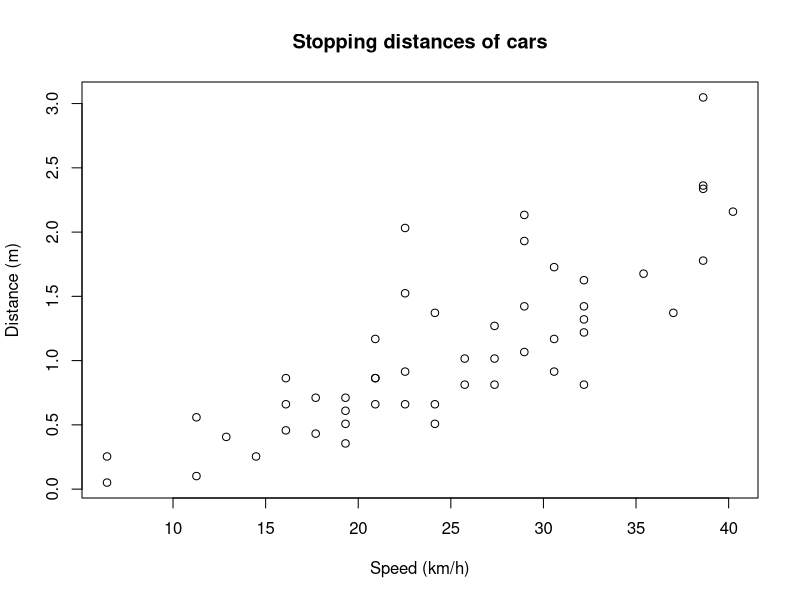
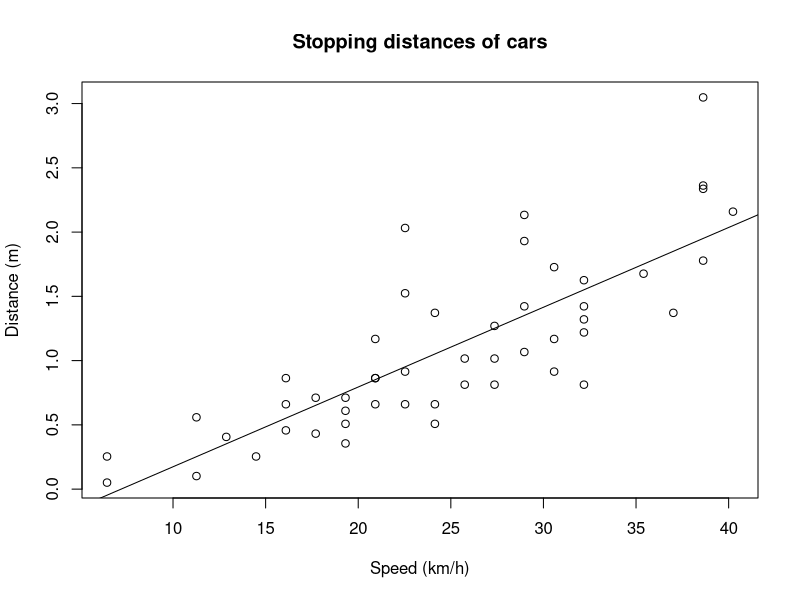
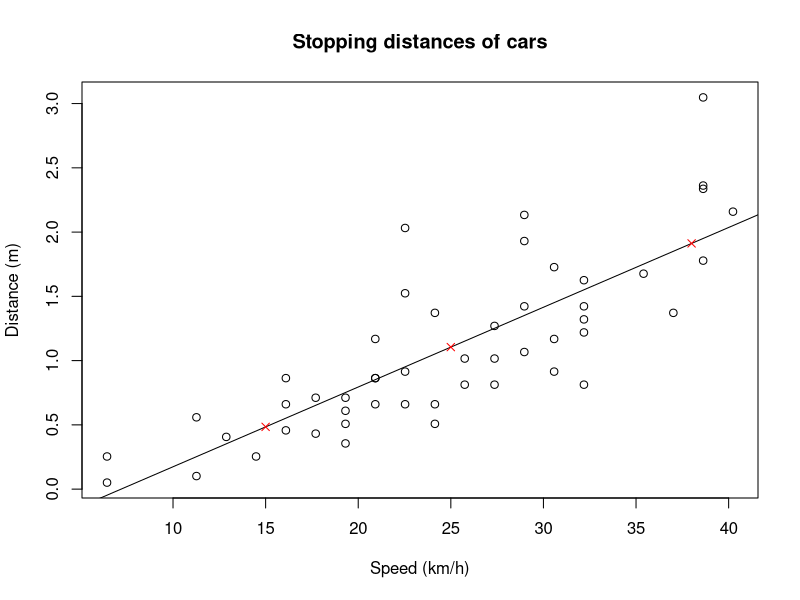
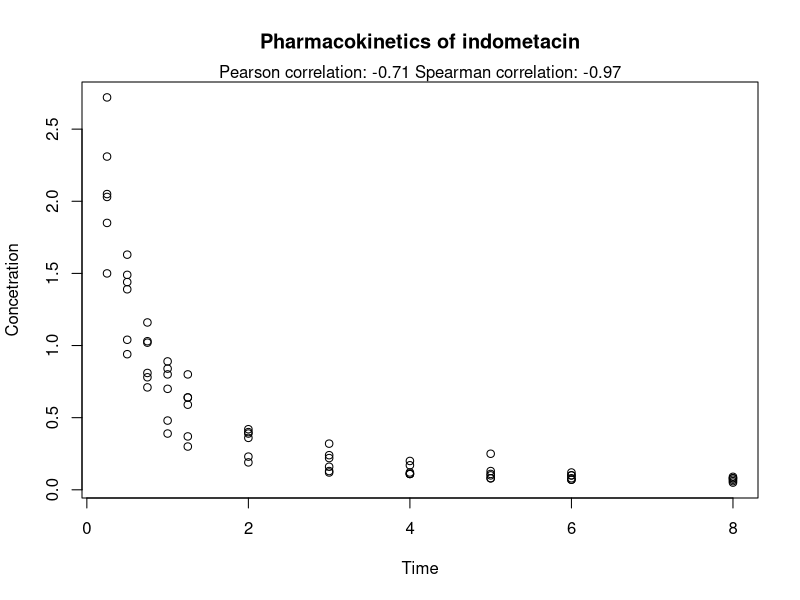
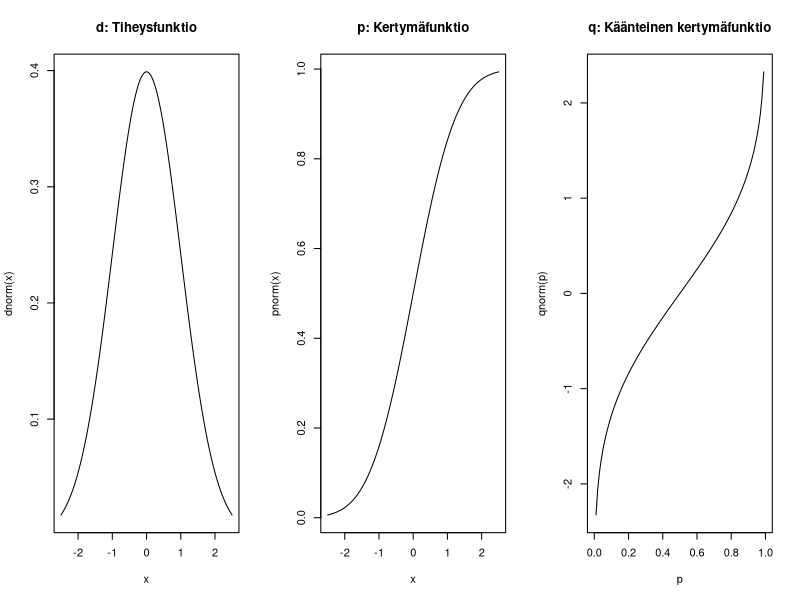
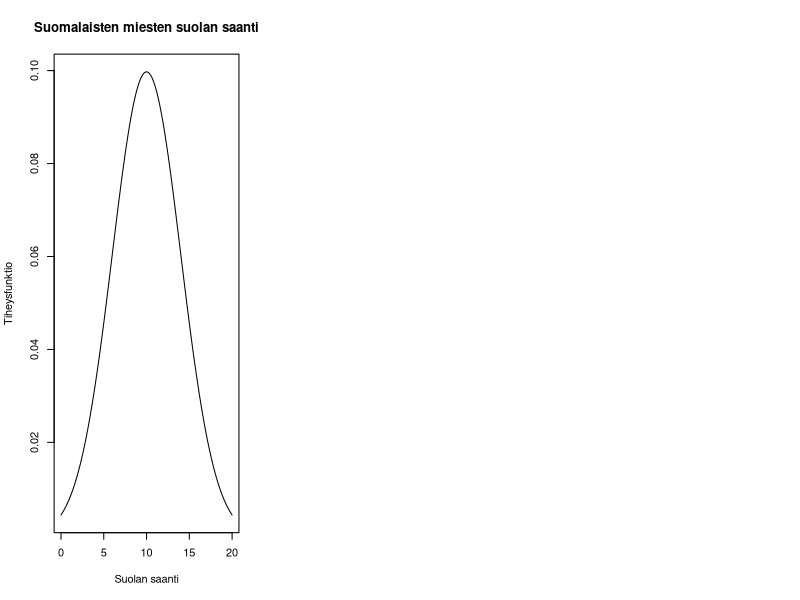

Here is the R script that generated these plots, in order:
## ---- chunk 1
groups <- as.factor(c("drug1", "drug2", "control", "drug1", "control",
                      "drug2", "drug2", "control", "control", "drug1"))
groups
## ---- chunk 2
as.numeric(groups)
## ---- chunk 3
study_groups <- factor(c("case", "control", "control", "case", "case"),
                       levels = c("control", "case"))
study_groups
## ---- chunk 4
time_points <- as.factor(c(0, 0, 1, 1, 5, 5, 1, 0, 5))
time_points
# Probably not what you expect
as.numeric(time_points)
# First to character, then to numeric
as.numeric(as.character(time_points))
## ---- chunk 5
# Change units
cars$speed <- cars$speed * 1.60934
cars$dist <- cars$dist * 0.0254
# Scatter plot
plot(cars$speed, cars$dist,
     xlab = "Speed (km/h)", ylab = "Distance (m)",
     main = "Stopping distances of cars") 
## ---- chunk 6
model <- lm(dist ~ speed, data = cars)
model$coefficients
## ---- chunk 7
plot(cars$speed, cars$dist,
     xlab = "Speed (km/h)", ylab = "Distance (m)",
     main = "Stopping distances of cars")
abline(a = model$coefficients[1], b = model$coefficients[2])
## ---- chunk 8
# Print summary information
summary(model)
# Save summary and access specific information
s <- summary(model)
s$r.squared
## ---- chunk 9
# Create data frame with new speed values
new_data <- data.frame(speed = c(25, 15, 38))
# Create dist column by predicting from linear model
new_data$dist <- predict(model, newdata = new_data)

# Add points to previous plot
plot(cars$speed, cars$dist,
     xlab = "Speed (km/h)", ylab = "Distance (m)",
     main = "Stopping distances of cars")
abline(a = model$coefficients[1], b = model$coefficients[2])
points(new_data$speed, new_data$dist, pch = 4, col = "red")
## ---- chunk 10
# Pearson correlation
pearson <- cor(Indometh$time, Indometh$conc, method = "pearson")
# Spearman correlation
spearman <- cor(Indometh$time, Indometh$conc, method = "spearman")
# Scatter plot
plot(Indometh$time, Indometh$conc,
     xlab = "Time", ylab = "Concetration",
     main = "Pharmacokinetics of indometacin")

# Paste concatenates strings
subtitle <- paste("Pearson correlation:", round(pearson, digits = 2),
                  "Spearman correlation:", round(spearman, digits = 2))
# Add subtitle to plot
mtext(subtitle)

## ---- chunk 11
x <- seq(-2.5, 2.5, by = 0.01)
p <- seq(0, 1, by = 0.01)
par(mfrow = c(1,3))
plot(x, dnorm(x), type = "l", main = "d: Tiheysfunktio")
plot(x, pnorm(x), type = "l", main = "p: Kertymäfunktio")
plot(p, qnorm(p), type ="l", main = "q: Käänteinen kertymäfunktio")
## ---- chunk 12
# Sequential vector  of salt consumption
salt <- seq(0, 20, by = 0.1)
# Density function
density <- dnorm(salt, mean = 10, sd = 4)
# Line plot
plot(salt, density, type = "l",
     xlab = "Suolan saanti", ylab = "Tiheysfunktio",
     main = "Suomalaisten miesten suolan saanti")
## ---- chunk 13
pnorm(5, mean = 10, sd = 4)
## ---- chunk 14
pnorm(7, mean = 10, sd = 4, lower.tail = FALSE)
## ---- chunk 15
qnorm(0.1, mean = 10, sd = 4, lower.tail = FALSE)
# OR
qnorm(0.9, mean = 10, sd = 4)
